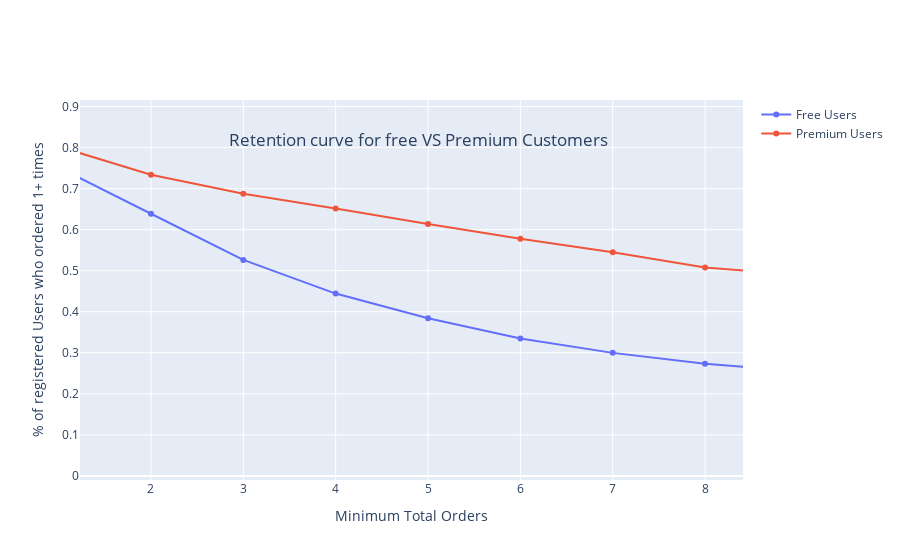

The code cell stored with this chart in its notebook:
### Code cell
import plotly.graph_objects as go  

max_x_val = 100
fig = go.Figure()  

for i in melted_df['user_category'].unique():
    fig.add_trace(go.Scatter(x=melted_df.loc[melted_df['user_category']==i, 'order_counts'],
                             y=melted_df.loc[melted_df['user_category']==i, '%_users'],
                             name=i+' Users',
                             hovertemplate='<b>%{y:.2%}</b>'))

fig.update_traces(mode='markers+lines')
fig.update_layout(hovermode='x unified',
                  xaxis_title='Minimum Total Orders',
                  yaxis_title='% of registered Users who ordered ' + str(baseline) + '+ times',
                  title={'text': 'Retention curve for free VS Premium Customers',
                         'y': 0.75, 'x': 0.465, 'xanchor': 'center', 'yanchor': 'middle'})
fig.update_xaxes(range=[baseline, max_x_val])
fig.update_yaxes(range=[-0.01, 1.01])

fig.show()

### Figure 1 — Plotly figure (JSON) as saved in the notebook; plotly's stock layout.template omitted (floating-point values rounded to 4 significant figures)
{"data": [{"hovertemplate": "<b>%{y:.2%}</b>", "mode": "markers+lines", "name": "Free Users", "type": "scatter", "x": [0, 1, 2, 3, 4, 5, 6, 7, 8, 10, 12, 15, 20, 25, 30, 35, 40, 45, 50, 55, 60, 70, 80, 90, 100, 120, 140, 160, 180, 200, 250, 300, 350, 400, 450, 500, 550, 600, 700, 800, 900, 1000, 1100], "y": [1, 0.7517, 0.6387, 0.5262, 0.4442, 0.384, 0.335, 0.2998, 0.273, 0.233, 0.2027, 0.1709, 0.1341, 0.1099, 0.0925, 0.07908, 0.06847, 0.05991, 0.05285, 0.04697, 0.04234, 0.03499, 0.02966, 0.02567, 0.02225, 0.01719, 0.01383, 0.01115, 0.009042, 0.007499, 0.004769, 0.003346, 0.00251, 0.001888, 0.001483, 0.001212, 0.001027, 0.0008265, 0.0005911, 0.0004308, 0.0003657, 0.0003006, 0.0002505]}, {"hovertemplate": "<b>%{y:.2%}</b>", "mode": "markers+lines", "name": "Premium Users", "type": "scatter", "x": [0, 1, 2, 3, 4, 5, 6, 7, 8, 10, 12, 15, 20, 25, 30, 35, 40, 45, 50, 55, 60, 70, 80, 90, 100, 120, 140, 160, 180, 200, 250, 300, 350, 400, 450, 500, 550, 600, 700, 800, 900, 1000, 1100], "y": [1, 0.8024, 0.7336, 0.6875, 0.6515, 0.6136, 0.5777, 0.5448, 0.5076, 0.4678, 0.4369, 0.4009, 0.346, 0.3087, 0.2872, 0.2588, 0.2399, 0.2285, 0.2083, 0.2001, 0.1938, 0.1749, 0.1622, 0.1433, 0.1269, 0.108, 0.09659, 0.08649, 0.07134, 0.06629, 0.05682, 0.04609, 0.03662, 0.0322, 0.02841, 0.02715, 0.02588, 0.02336, 0.01831, 0.01515, 0.01199, 0.007576, 0.004419]}], "layout": {"autosize": true, "hovermode": "x unified", "title": {"text": "Retention curve for free VS Premium Customers", "x": 0.465, "xanchor": "center", "y": 0.75, "yanchor": "middle"}, "xaxis": {"autorange": false, "range": [1.232, 8.411], "title": {"text": "Minimum Total Orders"}, "type": "linear"}, "yaxis": {"autorange": false, "range": [-0.01, 0.9159], "title": {"text": "% of registered Users who ordered 1+ times"}, "type": "linear"}}}
